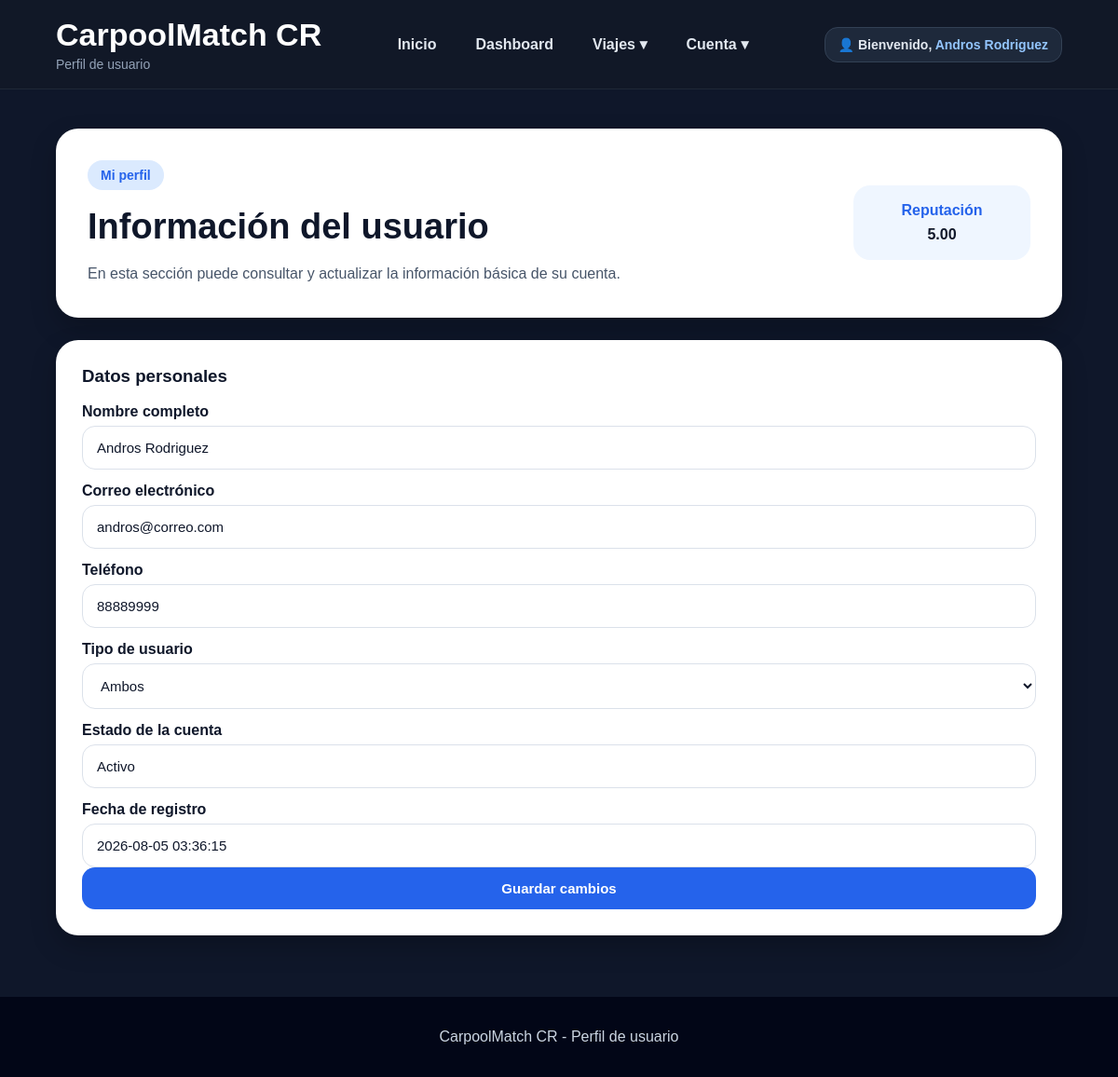
Screenshot of /perfil.php (signed in) with the database file from the repository.
### tables this page shows
CREATE TABLE usuarios (
    id_usuario INT AUTO_INCREMENT PRIMARY KEY,
    nombre VARCHAR(100) NOT NULL,
    correo VARCHAR(120) NOT NULL UNIQUE,
    telefono VARCHAR(8) NOT NULL,
    tipo_usuario ENUM('Conductor', 'Pasajero', 'Ambos') NOT NULL,
    contrasena VARCHAR(255) NOT NULL,
    fecha_registro TIMESTAMP DEFAULT CURRENT_TIMESTAMP,
    reputacion DECIMAL(3,2) DEFAULT 5.00,
    estado ENUM('Activo', 'Inactivo') DEFAULT 'Activo'
);

### perfil.php (the view, shortened to what this page needs)
<?php
include "php/conexion.php";
$idUsuario = $_SESSION["id_usuario"];
$consulta = "SELECT id_usuario, nombre, correo, telefono, tipo_usuario, reputacion, estado, fecha_registro
             FROM usuarios
             WHERE id_usuario = ?";
$stmt = mysqli_prepare($conexion, $consulta);
mysqli_stmt_bind_param($stmt, "i", $idUsuario);
mysqli_stmt_execute($stmt);
$resultado = mysqli_stmt_get_result($stmt);
$usuario = mysqli_fetch_assoc($resultado);
$nombreUsuario = $usuario["nombre"];
?>
<!DOCTYPE html>
<html lang="es">
<head>
    <link rel="stylesheet" href="css/style.css">
</head>
<body>
    <header class="header">
        <div class="brand">
            <h1>CarpoolMatch CR</h1>
            <p>Perfil de usuario</p>
        </div>
        <nav class="nav">
            <a href="index.php">Inicio</a>
            <a href="dashboard.php">Dashboard</a>
            <div class="menu-dropdown">
                <span class="menu-btn">Viajes ▾</span>
            </div>
            <div class="menu-dropdown">
                <span class="menu-btn">Cuenta ▾</span>
            </div>
        </nav>
        <div class="usuario-header">
            👤 Bienvenido, <span><?php echo $nombreUsuario; ?></span>
        </div>
    </header>
    <main class="dashboard container">
        <section class="dashboard-welcome card">
            <div>
                <span class="tag">Mi perfil</span>
                <h2>Información del usuario</h2>
                <p>
                    En esta sección puede consultar y actualizar la información básica de su cuenta.
                </p>
            </div>
            <div class="dashboard-user">
                <strong>Reputación</strong>
                <span><?php echo $usuario["reputacion"]; ?></span>
            </div>
        </section>
        <section class="card dashboard-section">
            <h3>Datos personales</h3>
            <form class="form" action="php/actualizar_perfil.php" method="POST">
                <label for="nombre">Nombre completo</label>
                <input type="text" id="nombre" name="nombre" value="<?php echo $usuario["nombre"]; ?>"
                    autocomplete="off">
                <label for="correo">Correo electrónico</label>
                <input type="email" id="correo" value="<?php echo $usuario["correo"]; ?>" readonly>
                <label for="telefono">Teléfono</label>
                <input type="tel" id="telefono" name="telefono" value="<?php echo $usuario["telefono"]; ?>"
                    maxlength="8" inputmode="numeric" autocomplete="off">
                <label for="tipoUsuario">Tipo de usuario</label>
                <select id="tipoUsuario" name="tipoUsuario">
                    <option value="Ambos" <?php if ($usuario["tipo_usuario"] == "Ambos")
                        echo "selected"; ?>>
                        Ambos
                    </option>
                </select>
                <label>Estado de la cuenta</label>
                <input type="text" value="<?php echo $usuario["estado"]; ?>" readonly>
                <label>Fecha de registro</label>
                <input type="text" value="<?php echo $usuario["fecha_registro"]; ?>" readonly>
                <button type="submit" class="btn btn-primary full">
                    Guardar cambios
                </button>
            </form>
        </section>
    </main>
    <footer class="footer">
        <p>CarpoolMatch CR - Perfil de usuario</p>
    </footer>
</body>
</html>

### css/style.css (style rules this page uses)
* { box-sizing: border-box; }
body { margin: 0; font-family: Arial, Helvetica, sans-serif; background: #0f172a; color: #f8fafc; }
a { text-decoration: none; }
.container { width: 90%; max-width: 1180px; margin: 0 auto; }
.header { background: #111827; border-bottom: 1px solid #1f2937; padding: 18px 5%; display: flex; justify-content: space-between; align-items: center; gap: 20px; flex-wrap: wrap; position: sticky; top: 0; z-index: 10; }
.brand h1 { margin: 0; font-size: 34px; color: white; }
.brand p { margin: 4px 0 0; color: #94a3b8; font-size: 14px; }
.nav { display: flex; gap: 10px; flex-wrap: wrap; align-items: center; }
.nav a { color: #e2e8f0; padding: 10px 16px; border-radius: 12px; font-weight: bold; transition: 0.2s; }
.menu-dropdown { position: relative; }
.menu-btn { color: #e2e8f0; padding: 10px 16px; border-radius: 12px; font-weight: bold; cursor: pointer; display: inline-block; transition: 0.2s; }
.btn { padding: 14px 22px; border-radius: 14px; font-weight: bold; display: inline-block; border: none; cursor: pointer; font-size: 15px; text-align: center; }
.btn-primary { background: #2563eb; color: white; }
.full { width: 100%; }
.card { background: white; color: #0f172a; border-radius: 24px; box-shadow: 0 12px 28px rgba(0, 0, 0, 0.22); }
.tag { display: inline-block; background: #dbeafe; color: #2563eb; padding: 8px 14px; border-radius: 999px; font-size: 14px; font-weight: bold; }
.footer { background: #020617; color: #cbd5e1; text-align: center; padding: 18px; }
.form label { display: block; margin: 14px 0 6px; font-weight: bold; }
.form input, .form select { width: 100%; padding: 14px 15px; border: 1px solid #dbe1ea; border-radius: 14px; font-size: 15px; outline: none; background: white; color: #0f172a; }
.dashboard { padding: 42px 0; }
.dashboard-welcome { padding: 34px; display: flex; justify-content: space-between; align-items: center; gap: 24px; margin-bottom: 24px; }
.dashboard-welcome h2 { color: #0f172a; font-size: 38px; margin: 18px 0 12px; }
.dashboard-welcome p { color: #475569; line-height: 1.6; margin-bottom: 0; }
.dashboard-user { background: #eff6ff; color: #2563eb; padding: 18px; border-radius: 18px; min-width: 190px; text-align: center; }
.dashboard-user strong { display: block; margin-bottom: 8px; }
.dashboard-user span { color: #0f172a; font-weight: bold; }
.dashboard-section { padding: 28px; margin-bottom: 24px; }
.dashboard-section h3 { color: #0f172a; margin-top: 0; margin-bottom: 18px; }
.usuario-header { background: #1e293b; color: #e2e8f0; padding: 10px 14px; border-radius: 14px; font-size: 14px; font-weight: bold; border: 1px solid #334155; }
.usuario-header span { color: #93c5fd; }

### rows the page displays
usuarios: nombre "Andros Rodriguez", reputacion "5.00", correo "andros@correo.com", telefono "88889999", tipoUsuario "Ambos", estado "Activo", fecha_registro "2026-08-05 03:36:15"
